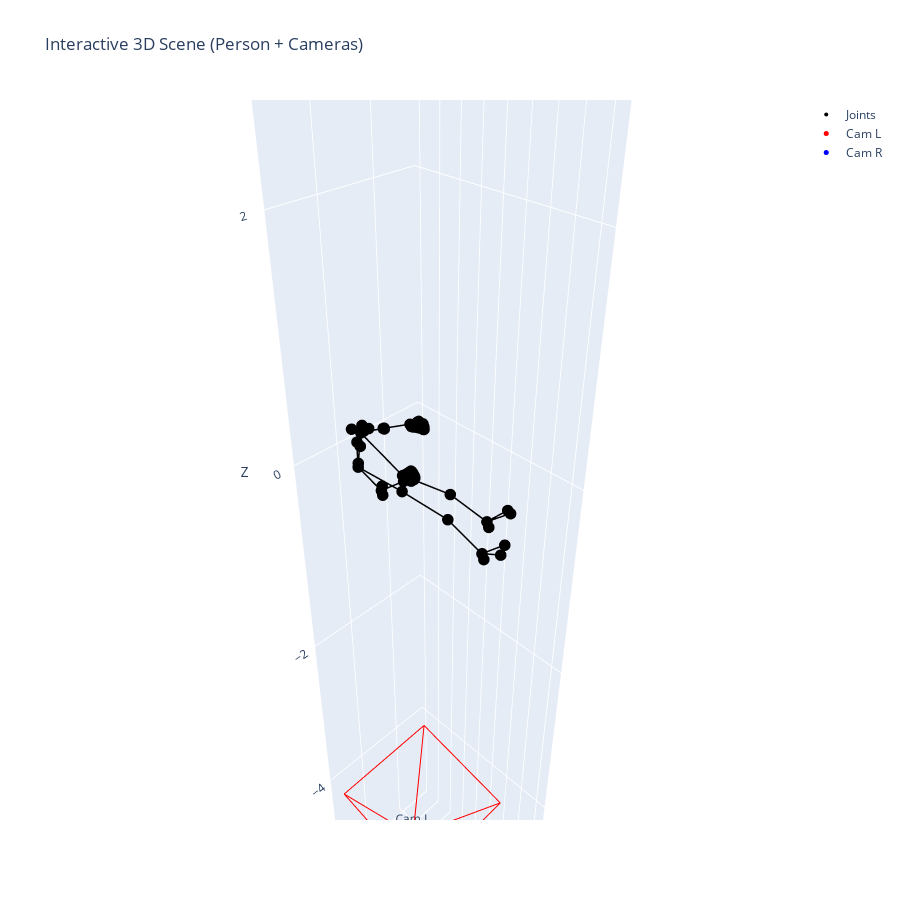

Notebook cell for this chart:
### Code cell
# kpts3d_left: (J,3)   左视角的 3D kpt（已经以骨盆对齐）
# pred_cam_t_left, pred_cam_t_right: (3,)
# s, R_RL, t_RL: 用 Umeyama 求出的 右→左 相似变换

# 世界系 = 左人系
s = 1.0
R_RL = R 
t_RL = t

C_L_world = left_outputs[0]['pred_cam_t']
C_R_person = right_outputs[0]['pred_cam_t']
print(f"sam 3d 给出的 C_L_person: {C_L_world}")
print(f"sam 3d 给出的 C_R_person: {C_R_person}")

C_L_world = C_L_world * np.array([-1, -1, -1])  # 关于原点镜像
C_R_person = C_R_person * np.array([-1, -1, -1])  # 关于 Y 轴镜像

C_R_world = s * (R_RL @ C_R_person) + t_RL

C_R_mirror = C_R_person.copy()
C_R_mirror[0] = -C_R_mirror[0]  # 关于
C_R_mirror[2] = -C_R_mirror[2]  # 关于 Z 轴镜像

print(f"镜像变换之后的 C_R_mirror: {C_R_mirror}")
print(f"刚体变换之后的 C_R_world: {C_R_world}")

kpts_world = A_aligned  # 直接把左视角的人当作世界里的骨架

plot_scene_interactive(kpts_world=raw_L_kpt_3d, C_L_world=C_L_world, C_R_world=C_R_world,
					   edges=visualizer.skeleton,fov_deg=60,
					   frustum_depth=1.0,
					   title="Interactive 3D Scene (Person + Cameras)")

### Figure 1 — Plotly figure (JSON) as saved in the notebook; plotly's stock layout.template omitted (floating-point values rounded to 4 significant figures)
{"data": [{"marker": {"color": "black", "size": 4}, "mode": "markers", "name": "Joints", "type": "scatter3d", "x": [-0.2513, -0.24, -0.221, -0.1604, -0.1138, -0.0351, -0.05774, -0.0933, -0.09281, -0.001763, -0.009736, -0.06291, -0.08032, -0.001721, -0.03012, -0.1852, -0.1396, 0.03226, -0.2127, -0.1664, 0.004078, -0.3934, -0.3759, -0.3477, -0.3231, -0.4091, -0.4112, -0.4084, -0.3823, -0.3962, -0.4017, -0.4037, -0.3811, -0.3853, -0.3907, -0.3923, -0.3699, -0.3757, -0.3766, -0.3743, -0.3577, -0.3044, -0.4152, -0.3944, -0.3631, -0.3373, -0.4024, -0.4142, -0.4193, -0.3903, -0.4004, -0.4138, -0.4206, -0.3918, -0.3981, -0.4096, -0.4137, -0.3847, -0.405, -0.4078, -0.4022, -0.3772, -0.3166, -0.0805, -0.07654, -0.1195, -0.117, -0.06412, -0.07976, -0.086], "y": [-1.557, -1.601, -1.602, -1.603, -1.604, -1.452, -1.421, -1.25, -1.196, -0.9046, -0.9022, -0.4831, -0.4777, -0.08613, -0.07776, -0.03418, -0.0289, -0.0374, -0.02141, -0.01102, -0.02948, -1.111, -1.122, -1.133, -1.132, -1.083, -1.094, -1.108, -1.129, -1.069, -1.077, -1.088, -1.112, -1.064, -1.068, -1.077, -1.097, -1.055, -1.057, -1.065, -1.083, -1.127, -1.244, -1.249, -1.251, -1.243, -1.233, -1.239, -1.247, -1.255, -1.223, -1.224, -1.229, -1.239, -1.209, -1.209, -1.213, -1.222, -1.195, -1.194, -1.198, -1.205, -1.23, -1.221, -1.167, -1.268, -1.212, -1.484, -1.456, -1.472], "z": [0.07487, 0.03735, 0.09788, -0.03565, 0.1103, -0.1427, 0.1869, -0.2998, 0.3157, -0.07368, 0.07239, -0.1377, 0.08773, -0.1822, 0.09574, -0.1837, -0.2458, -0.185, 0.09554, 0.1559, 0.09455, 0.2192, 0.2282, 0.2397, 0.2565, 0.223, 0.2379, 0.2559, 0.2698, 0.2248, 0.2427, 0.2635, 0.2861, 0.2319, 0.2499, 0.2728, 0.2923, 0.248, 0.2651, 0.2813, 0.2944, 0.2879, -0.2708, -0.2754, -0.28, -0.2903, -0.2576, -0.2702, -0.2905, -0.3094, -0.2652, -0.2795, -0.301, -0.3257, -0.2748, -0.2896, -0.3131, -0.3307, -0.2916, -0.3082, -0.3246, -0.3317, -0.3165, -0.3231, 0.3391, -0.2787, 0.2924, -0.1364, 0.1825, 0.0225]}, {"line": {"color": "black", "width": 3}, "mode": "lines", "name": "bone", "showlegend": false, "type": "scatter3d", "x": [-0.001721, -0.06291], "y": [-0.08613, -0.4831], "z": [-0.1822, -0.1377]}, {"line": {"color": "black", "width": 3}, "mode": "lines", "name": "bone", "showlegend": false, "type": "scatter3d", "x": [-0.06291, -0.001763], "y": [-0.4831, -0.9046], "z": [-0.1377, -0.07368]}, {"line": {"color": "black", "width": 3}, "mode": "lines", "name": "bone", "showlegend": false, "type": "scatter3d", "x": [-0.03012, -0.08032], "y": [-0.07776, -0.4777], "z": [0.09574, 0.08773]}, {"line": {"color": "black", "width": 3}, "mode": "lines", "name": "bone", "showlegend": false, "type": "scatter3d", "x": [-0.08032, -0.009736], "y": [-0.4777, -0.9022], "z": [0.08773, 0.07239]}, {"line": {"color": "black", "width": 3}, "mode": "lines", "name": "bone", "showlegend": false, "type": "scatter3d", "x": [-0.001763, -0.009736], "y": [-0.9046, -0.9022], "z": [-0.07368, 0.07239]}, {"line": {"color": "black", "width": 3}, "mode": "lines", "name": "bone", "showlegend": false, "type": "scatter3d", "x": [-0.0351, -0.001763], "y": [-1.452, -0.9046], "z": [-0.1427, -0.07368]}, {"line": {"color": "black", "width": 3}, "mode": "lines", "name": "bone", "showlegend": false, "type": "scatter3d", "x": [-0.05774, -0.009736], "y": [-1.421, -0.9022], "z": [0.1869, 0.07239]}, {"line": {"color": "black", "width": 3}, "mode": "lines", "name": "bone", "showlegend": false, "type": "scatter3d", "x": [-0.0351, -0.05774], "y": [-1.452, -1.421], "z": [-0.1427, 0.1869]}, {"line": {"color": "black", "width": 3}, "mode": "lines", "name": "bone", "showlegend": false, "type": "scatter3d", "x": [-0.0351, -0.0933], "y": [-1.452, -1.25], "z": [-0.1427, -0.2998]}, {"line": {"color": "black", "width": 3}, "mode": "lines", "name": "bone", "showlegend": false, "type": "scatter3d", "x": [-0.05774, -0.09281], "y": [-1.421, -1.196], "z": [0.1869, 0.3157]}, {"line": {"color": "black", "width": 3}, "mode": "lines", "name": "bone", "showlegend": false, "type": "scatter3d", "x": [-0.0933, -0.3166], "y": [-1.25, -1.23], "z": [-0.2998, -0.3165]}, {"line": {"color": "black", "width": 3}, "mode": "lines", "name": "bone", "showlegend": false, "type": "scatter3d", "x": [-0.09281, -0.3044], "y": [-1.196, -1.127], "z": [0.3157, 0.2879]}, {"line": {"color": "black", "width": 3}, "mode": "lines", "name": "bone", "showlegend": false, "type": "scatter3d", "x": [-0.24, -0.221], "y": [-1.601, -1.602], "z": [0.03735, 0.09788]}, {"line": {"color": "black", "width": 3}, "mode": "lines", "name": "bone", "showlegend": false, "type": "scatter3d", "x": [-0.2513, -0.24], "y": [-1.557, -1.601], "z": [0.07487, 0.03735]}, {"line": {"color": "black", "width": 3}, "mode": "lines", "name": "bone", "showlegend": false, "type": "scatter3d", "x": [-0.2513, -0.221], "y": [-1.557, -1.602], "z": [0.07487, 0.09788]}, {"line": {"color": "black", "width": 3}, "mode": "lines", "name": "bone", "showlegend": false, "type": "scatter3d", "x": [-0.24, -0.1604], "y": [-1.601, -1.603], "z": [0.03735, -0.03565]}, {"line": {"color": "black", "width": 3}, "mode": "lines", "name": "bone", "showlegend": false, "type": "scatter3d", "x": [-0.221, -0.1138], "y": [-1.602, -1.604], "z": [0.09788, 0.1103]}, {"line": {"color": "black", "width": 3}, "mode": "lines", "name": "bone", "showlegend": false, "type": "scatter3d", "x": [-0.1604, -0.0351], "y": [-1.603, -1.452], "z": [-0.03565, -0.1427]}, {"line": {"color": "black", "width": 3}, "mode": "lines", "name": "bone", "showlegend": false, "type": "scatter3d", "x": [-0.1138, -0.05774], "y": [-1.604, -1.421], "z": [0.1103, 0.1869]}, {"line": {"color": "black", "width": 3}, "mode": "lines", "name": "bone", "showlegend": false, "type": "scatter3d", "x": [-0.001721, -0.1852], "y": [-0.08613, -0.03418], "z": [-0.1822, -0.1837]}, {"line": {"color": "black", "width": 3}, "mode": "lines", "name": "bone", "showlegend": false, "type": "scatter3d", "x": [-0.001721, -0.1396], "y": [-0.08613, -0.0289], "z": [-0.1822, -0.2458]}, {"line": {"color": "black", "width": 3}, "mode": "lines", "name": "bone", "showlegend": false, "type": "scatter3d", "x": [-0.001721, 0.03226], "y": [-0.08613, -0.0374], "z": [-0.1822, -0.185]}, {"line": {"color": "black", "width": 3}, "mode": "lines", "name": "bone", "showlegend": false, "type": "scatter3d", "x": [-0.03012, -0.2127], "y": [-0.07776, -0.02141], "z": [0.09574, 0.09554]}, {"line": {"color": "black", "width": 3}, "mode": "lines", "name": "bone", "showlegend": false, "type": "scatter3d", "x": [-0.03012, -0.1664], "y": [-0.07776, -0.01102], "z": [0.09574, 0.1559]}, {"line": {"color": "black", "width": 3}, "mode": "lines", "name": "bone", "showlegend": false, "type": "scatter3d", "x": [-0.03012, 0.004078], "y": [-0.07776, -0.02948], "z": [0.09574, 0.09455]}, {"line": {"color": "black", "width": 3}, "mode": "lines", "name": "bone", "showlegend": false, "type": "scatter3d", "x": [-0.3166, -0.3373], "y": [-1.23, -1.243], "z": [-0.3165, -0.2903]}, {"line": {"color": "black", "width": 3}, "mode": "lines", "name": "bone", "showlegend": false, "type": "scatter3d", "x": [-0.3373, -0.3631], "y": [-1.243, -1.251], "z": [-0.2903, -0.28]}, {"line": {"color": "black", "width": 3}, "mode": "lines", "name": "bone", "showlegend": false, "type": "scatter3d", "x": [-0.3631, -0.3944], "y": [-1.251, -1.249], "z": [-0.28, -0.2754]}, {"line": {"color": "black", "width": 3}, "mode": "lines", "name": "bone", "showlegend": false, "type": "scatter3d", "x": [-0.3944, -0.4152], "y": [-1.249, -1.244], "z": [-0.2754, -0.2708]}, {"line": {"color": "black", "width": 3}, "mode": "lines", "name": "bone", "showlegend": false, "type": "scatter3d", "x": [-0.3166, -0.3903], "y": [-1.23, -1.255], "z": [-0.3165, -0.3094]}, {"line": {"color": "black", "width": 3}, "mode": "lines", "name": "bone", "showlegend": false, "type": "scatter3d", "x": [-0.3903, -0.4193], "y": [-1.255, -1.247], "z": [-0.3094, -0.2905]}, {"line": {"color": "black", "width": 3}, "mode": "lines", "name": "bone", "showlegend": false, "type": "scatter3d", "x": [-0.4193, -0.4142], "y": [-1.247, -1.239], "z": [-0.2905, -0.2702]}, {"line": {"color": "black", "width": 3}, "mode": "lines", "name": "bone", "showlegend": false, "type": "scatter3d", "x": [-0.4142, -0.4024], "y": [-1.239, -1.233], "z": [-0.2702, -0.2576]}, {"line": {"color": "black", "width": 3}, "mode": "lines", "name": "bone", "showlegend": false, "type": "scatter3d", "x": [-0.3166, -0.3918], "y": [-1.23, -1.239], "z": [-0.3165, -0.3257]}, {"line": {"color": "black", "width": 3}, "mode": "lines", "name": "bone", "showlegend": false, "type": "scatter3d", "x": [-0.3918, -0.4206], "y": [-1.239, -1.229], "z": [-0.3257, -0.301]}, {"line": {"color": "black", "width": 3}, "mode": "lines", "name": "bone", "showlegend": false, "type": "scatter3d", "x": [-0.4206, -0.4138], "y": [-1.229, -1.224], "z": [-0.301, -0.2795]}, {"line": {"color": "black", "width": 3}, "mode": "lines", "name": "bone", "showlegend": false, "type": "scatter3d", "x": [-0.4138, -0.4004], "y": [-1.224, -1.223], "z": [-0.2795, -0.2652]}, {"line": {"color": "black", "width": 3}, "mode": "lines", "name": "bone", "showlegend": false, "type": "scatter3d", "x": [-0.3166, -0.3847], "y": [-1.23, -1.222], "z": [-0.3165, -0.3307]}, {"line": {"color": "black", "width": 3}, "mode": "lines", "name": "bone", "showlegend": false, "type": "scatter3d", "x": [-0.3847, -0.4137], "y": [-1.222, -1.213], "z": [-0.3307, -0.3131]}, {"line": {"color": "black", "width": 3}, "mode": "lines", "name": "bone", "showlegend": false, "type": "scatter3d", "x": [-0.4137, -0.4096], "y": [-1.213, -1.209], "z": [-0.3131, -0.2896]}, {"line": {"color": "black", "width": 3}, "mode": "lines", "name": "bone", "showlegend": false, "type": "scatter3d", "x": [-0.4096, -0.3981], "y": [-1.209, -1.209], "z": [-0.2896, -0.2748]}, {"line": {"color": "black", "width": 3}, "mode": "lines", "name": "bone", "showlegend": false, "type": "scatter3d", "x": [-0.3166, -0.3772], "y": [-1.23, -1.205], "z": [-0.3165, -0.3317]}, {"line": {"color": "black", "width": 3}, "mode": "lines", "name": "bone", "showlegend": false, "type": "scatter3d", "x": [-0.3772, -0.4022], "y": [-1.205, -1.198], "z": [-0.3317, -0.3246]}, {"line": {"color": "black", "width": 3}, "mode": "lines", "name": "bone", "showlegend": false, "type": "scatter3d", "x": [-0.4022, -0.4078], "y": [-1.198, -1.194], "z": [-0.3246, -0.3082]}, {"line": {"color": "black", "width": 3}, "mode": "lines", "name": "bone", "showlegend": false, "type": "scatter3d", "x": [-0.4078, -0.405], "y": [-1.194, -1.195], "z": [-0.3082, -0.2916]}, {"line": {"color": "black", "width": 3}, "mode": "lines", "name": "bone", "showlegend": false, "type": "scatter3d", "x": [-0.3044, -0.3231], "y": [-1.127, -1.132], "z": [0.2879, 0.2565]}, {"line": {"color": "black", "width": 3}, "mode": "lines", "name": "bone", "showlegend": false, "type": "scatter3d", "x": [-0.3231, -0.3477], "y": [-1.132, -1.133], "z": [0.2565, 0.2397]}, {"line": {"color": "black", "width": 3}, "mode": "lines", "name": "bone", "showlegend": false, "type": "scatter3d", "x": [-0.3477, -0.3759], "y": [-1.133, -1.122], "z": [0.2397, 0.2282]}, {"line": {"color": "black", "width": 3}, "mode": "lines", "name": "bone", "showlegend": false, "type": "scatter3d", "x": [-0.3759, -0.3934], "y": [-1.122, -1.111], "z": [0.2282, 0.2192]}, {"line": {"color": "black", "width": 3}, "mode": "lines", "name": "bone", "showlegend": false, "type": "scatter3d", "x": [-0.3044, -0.3823], "y": [-1.127, -1.129], "z": [0.2879, 0.2698]}, {"line": {"color": "black", "width": 3}, "mode": "lines", "name": "bone", "showlegend": false, "type": "scatter3d", "x": [-0.3823, -0.4084], "y": [-1.129, -1.108], "z": [0.2698, 0.2559]}, {"line": {"color": "black", "width": 3}, "mode": "lines", "name": "bone", "showlegend": false, "type": "scatter3d", "x": [-0.4084, -0.4112], "y": [-1.108, -1.094], "z": [0.2559, 0.2379]}, {"line": {"color": "black", "width": 3}, "mode": "lines", "name": "bone", "showlegend": false, "type": "scatter3d", "x": [-0.4112, -0.4091], "y": [-1.094, -1.083], "z": [0.2379, 0.223]}, {"line": {"color": "black", "width": 3}, "mode": "lines", "name": "bone", "showlegend": false, "type": "scatter3d", "x": [-0.3044, -0.3811], "y": [-1.127, -1.112], "z": [0.2879, 0.2861]}, {"line": {"color": "black", "width": 3}, "mode": "lines", "name": "bone", "showlegend": false, "type": "scatter3d", "x": [-0.3811, -0.4037], "y": [-1.112, -1.088], "z": [0.2861, 0.2635]}, {"line": {"color": "black", "width": 3}, "mode": "lines", "name": "bone", "showlegend": false, "type": "scatter3d", "x": [-0.4037, -0.4017], "y": [-1.088, -1.077], "z": [0.2635, 0.2427]}, {"line": {"color": "black", "width": 3}, "mode": "lines", "name": "bone", "showlegend": false, "type": "scatter3d", "x": [-0.4017, -0.3962], "y": [-1.077, -1.069], "z": [0.2427, 0.2248]}, {"line": {"color": "black", "width": 3}, "mode": "lines", "name": "bone", "showlegend": false, "type": "scatter3d", "x": [-0.3044, -0.3699], "y": [-1.127, -1.097], "z": [0.2879, 0.2923]}, {"line": {"color": "black", "width": 3}, "mode": "lines", "name": "bone", "showlegend": false, "type": "scatter3d", "x": [-0.3699, -0.3923], "y": [-1.097, -1.077], "z": [0.2923, 0.2728]}, {"line": {"color": "black", "width": 3}, "mode": "lines", "name": "bone", "showlegend": false, "type": "scatter3d", "x": [-0.3923, -0.3907], "y": [-1.077, -1.068], "z": [0.2728, 0.2499]}, {"line": {"color": "black", "width": 3}, "mode": "lines", "name": "bone", "showlegend": false, "type": "scatter3d", "x": [-0.3907, -0.3853], "y": [-1.068, -1.064], "z": [0.2499, 0.2319]}, {"line": {"color": "black", "width": 3}, "mode": "lines", "name": "bone", "showlegend": false, "type": "scatter3d", "x": [-0.3044, -0.3577], "y": [-1.127, -1.083], "z": [0.2879, 0.2944]}, {"line": {"color": "black", "width": 3}, "mode": "lines", "name": "bone", "showlegend": false, "type": "scatter3d", "x": [-0.3577, -0.3743], "y": [-1.083, -1.065], "z": [0.2944, 0.2813]}, {"line": {"color": "black", "width": 3}, "mode": "lines", "name": "bone", "showlegend": false, "type": "scatter3d", "x": [-0.3743, -0.3766], "y": [-1.065, -1.057], "z": [0.2813, 0.2651]}, {"line": {"color": "black", "width": 3}, "mode": "lines", "name": "bone", "showlegend": false, "type": "scatter3d", "x": [-0.3766, -0.3757], "y": [-1.057, -1.055], "z": [0.2651, 0.248]}, {"line": {"color": "red"}, "mode": "lines", "showlegend": false, "type": "scatter3d", "x": [-0.2396, -0.777], "y": [-1.144, -0.3649], "z": [-5.18, -4.302]}, {"line": {"color": "red"}, "mode": "lines", "showlegend": false, "type": "scatter3d", "x": [-0.2396, 0.3765], "y": [-1.144, -0.3649], "z": [-5.18, -4.355]}, {"line": {"color": "red"}, "mode": "lines", "showlegend": false, "type": "scatter3d", "x": [-0.2396, 0.388], "y": [-1.144, -1.492], "z": [-5.18, -4.107]}, {"line": {"color": "red"}, "mode": "lines", "showlegend": false, "type": "scatter3d", "x": [-0.2396, -0.7655], "y": [-1.144, -1.492], "z": [-5.18, -4.053]}, {"line": {"color": "red"}, "mode": "lines", "showlegend": false, "type": "scatter3d", "x": [-0.777, 0.3765], "y": [-0.3649, -0.3649], "z": [-4.302, -4.355]}, {"line": {"color": "red"}, "mode": "lines", "showlegend": false, "type": "scatter3d", "x": [0.3765, 0.388], "y": [-0.3649, -1.492], "z": [-4.355, -4.107]}, {"line": {"color": "red"}, "mode": "lines", "showlegend": false, "type": "scatter3d", "x": [0.388, -0.7655], "y": [-1.492, -1.492], "z": [-4.107, -4.053]}, {"line": {"color": "red"}, "mode": "lines", "showlegend": false, "type": "scatter3d", "x": [-0.7655, -0.777], "y": [-1.492, -0.3649], "z": [-4.053, -4.302]}, {"marker": {"color": "red", "size": 5}, "mode": "markers+text", "name": "Cam L", "text": ["Cam L"], "textposition": "top center", "type": "scatter3d", "x": [-0.2396], "y": [-1.144], "z": [-5.18]}, {"line": {"color": "blue"}, "mode": "lines", "showlegend": false, "type": "scatter3d", "x": [-0.338, 0.2951], "y": [-0.6341, 0.05359], "z": [5.508, 4.618]}, {"line": {"color": "blue"}, "mode": "lines", "showlegend": false, "type": "scatter3d", "x": [-0.338, -0.8575], "y": [-0.6341, 0.05359], "z": [5.508, 4.547]}, {"line": {"color": "blue"}, "mode": "lines", "showlegend": false, "type": "scatter3d", "x": [-0.338, -0.8494], "y": [-0.6341, -1.094], "z": [5.508, 4.415]}, {"line": {"color": "blue"}, "mode": "lines", "showlegend": false, "type": "scatter3d", "x": [-0.338, 0.3031], "y": [-0.6341, -1.094], "z": [5.508, 4.486]}, {"line": {"color": "blue"}, "mode": "lines", "showlegend": false, "type": "scatter3d", "x": [0.2951, -0.8575], "y": [0.05359, 0.05359], "z": [4.618, 4.547]}, {"line": {"color": "blue"}, "mode": "lines", "showlegend": false, "type": "scatter3d", "x": [-0.8575, -0.8494], "y": [0.05359, -1.094], "z": [4.547, 4.415]}, {"line": {"color": "blue"}, "mode": "lines", "showlegend": false, "type": "scatter3d", "x": [-0.8494, 0.3031], "y": [-1.094, -1.094], "z": [4.415, 4.486]}, {"line": {"color": "blue"}, "mode": "lines", "showlegend": false, "type": "scatter3d", "x": [0.3031, 0.2951], "y": [-1.094, 0.05359], "z": [4.486, 4.618]}, {"marker": {"color": "blue", "size": 5}, "mode": "markers+text", "name": "Cam R", "text": ["Cam R"], "textposition": "top center", "type": "scatter3d", "x": [-0.338], "y": [-0.6341], "z": [5.508]}], "layout": {"height": 900, "scene": {"aspectmode": "data", "xaxis": {"title": {"text": "X"}}, "yaxis": {"title": {"text": "Y"}}, "zaxis": {"title": {"text": "Z"}}}, "title": {"text": "Interactive 3D Scene (Person + Cameras)"}, "width": 900}}
